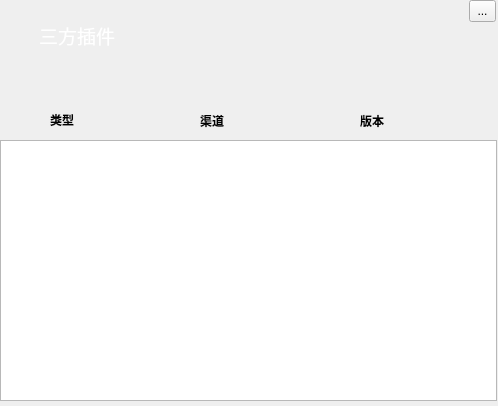
<?xml version="1.0" encoding="UTF-8"?>
<ui version="4.0">
 <class>Form</class>
 <widget class="QWidget" name="Form">
  <property name="geometry">
   <rect>
    <x>0</x>
    <y>0</y>
    <width>498</width>
    <height>406</height>
   </rect>
  </property>
  <property name="windowTitle">
   <string>Form</string>
  </property>
  <property name="styleSheet">
   <string notr="true">QToolButton[objectName=&quot;closetoolButton&quot;] {
border:0px;
}
QToolButton[objectName=&quot;closetoolButton&quot;]:hover {
image:url(:/images/close_hover.png);
}
QToolButton[objectName=&quot;closetoolButton&quot;]:pressed {
image:url(:/images/close_pressed.png);
}

QWidget[objectName=&quot;widget&quot;]{
background-image: url(:/images/funcell_bg.png);
}

QWidget[objectName=&quot;Form&quot;]{
background-color: rgb(255, 255, 255);
}
QListWidget[objectName=&quot;listWidget&quot;]{
background-color:transparent;
border:0px;
}</string>
  </property>
  <widget class="QWidget" name="widget" native="true">
   <property name="geometry">
    <rect>
     <x>-1</x>
     <y>0</y>
     <width>501</width>
     <height>80</height>
    </rect>
   </property>
   <widget class="QLabel" name="label">
    <property name="geometry">
     <rect>
      <x>40</x>
      <y>20</y>
      <width>131</width>
      <height>31</height>
     </rect>
    </property>
    <property name="lineWidth">
     <number>1</number>
    </property>
    <property name="text">
     <string>&lt;html&gt;&lt;head/&gt;&lt;body&gt;&lt;p&gt;&lt;span style=&quot; font-size:14pt; color:#ffffff;&quot;&gt;三方插件&lt;/span&gt;&lt;/p&gt;&lt;/body&gt;&lt;/html&gt;</string>
    </property>
   </widget>
   <widget class="QToolButton" name="closetoolButton">
    <property name="geometry">
     <rect>
      <x>470</x>
      <y>0</y>
      <width>27</width>
      <height>22</height>
     </rect>
    </property>
    <property name="text">
     <string>...</string>
    </property>
    <property name="icon">
     <iconset resource="../../WorkSpace_python/mypack/res.qrc">
      <normaloff>:/images/close_normal.png</normaloff>:/images/close_normal.png</iconset>
    </property>
    <property name="iconSize">
     <size>
      <width>27</width>
      <height>22</height>
     </size>
    </property>
   </widget>
  </widget>
  <widget class="QLabel" name="label_2">
   <property name="geometry">
    <rect>
     <x>50</x>
     <y>110</y>
     <width>61</width>
     <height>21</height>
    </rect>
   </property>
   <property name="text">
    <string>&lt;html&gt;&lt;head/&gt;&lt;body&gt;&lt;p&gt;&lt;span style=&quot; font-weight:600;&quot;&gt;类型&lt;/span&gt;&lt;/p&gt;&lt;/body&gt;&lt;/html&gt;</string>
   </property>
  </widget>
  <widget class="QLabel" name="label_3">
   <property name="geometry">
    <rect>
     <x>200</x>
     <y>112</y>
     <width>71</width>
     <height>16</height>
    </rect>
   </property>
   <property name="text">
    <string>&lt;html&gt;&lt;head/&gt;&lt;body&gt;&lt;p&gt;&lt;span style=&quot; font-weight:600;&quot;&gt;渠道&lt;/span&gt;&lt;/p&gt;&lt;/body&gt;&lt;/html&gt;</string>
   </property>
  </widget>
  <widget class="QLabel" name="label_4">
   <property name="geometry">
    <rect>
     <x>360</x>
     <y>112</y>
     <width>71</width>
     <height>16</height>
    </rect>
   </property>
   <property name="text">
    <string>&lt;html&gt;&lt;head/&gt;&lt;body&gt;&lt;p&gt;&lt;span style=&quot; font-weight:600;&quot;&gt;版本&lt;/span&gt;&lt;/p&gt;&lt;/body&gt;&lt;/html&gt;</string>
   </property>
  </widget>
  <widget class="QListWidget" name="listWidget">
   <property name="geometry">
    <rect>
     <x>0</x>
     <y>140</y>
     <width>497</width>
     <height>261</height>
    </rect>
   </property>
   <property name="focusPolicy">
    <enum>Qt::NoFocus</enum>
   </property>
  </widget>
 </widget>
 <resources>
  <include location="../../WorkSpace_python/mypack/res.qrc"/>
 </resources>
 <connections/>
</ui>
